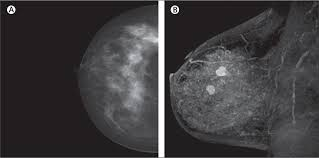
#> input picture op1.jpeg, 319 x 158 px, found by its file name
$ python draw.py
#> lines starting #> are read from the running program, lines starting #| are printed output that depends on the picture; after the words box and inside, x2 and y2 are one past the last pixel; in counts of white or black regions, pixels touching at a corner belong together
import cv2 as cv
img=cv.imread("D:\Machinelearing\OpenCV\op1.jpeg")
#> img is the input picture: shape (158, 319, 3); mean B, G, R 62.7, 61, 63
img2=cv.resize(img,(500,500))
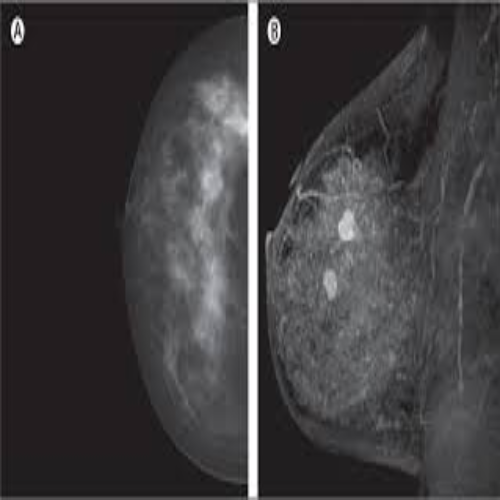
#> img2: shape (500, 500, 3); mean B, G, R 62.6, 60.9, 62.9
cv.line(img2,(0,50),(100,250),(0,255,255),3)
cv.rectangle(img2,(0,50),(100,150),(255,0,155),3)
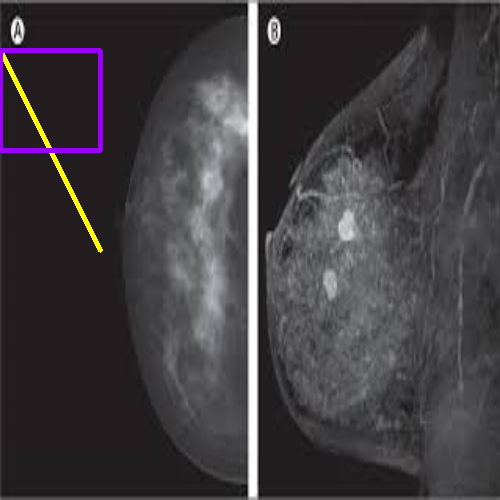
#> img2: shape (500, 500, 3); mean B, G, R 64.1, 61.6, 64.7
cv.circle(img2,(300,350),5,(255,255,255),-1)
#> img2: shape (500, 500, 3); 0.03% of pixels changed, all inside (x1, y1, x2, y2) = (295, 345, 306, 356)
cv.imshow('img',img2)
cv.waitKey(0)
cv.destroyAllWindows()
